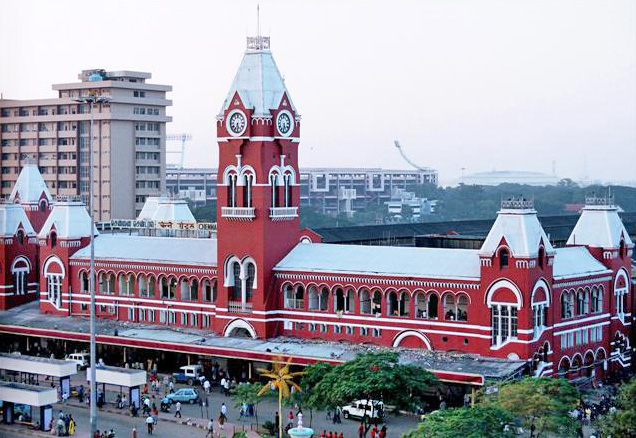
#> input picture Chennai_Central.jpg, 636 x 438 px
$ jupyter execute ex4.ipynb
#> lines starting #> are read from the running program, lines starting #| are printed output that depends on the picture
# Ex. No: 04
# IMAGE TRANSFORMATIONS

**Name:** EASWAR R    **Reg. No:** 212223230053
**Slot:** 4E6-1

[cell 1]
import cv2
import numpy as np
import matplotlib.pyplot as plt

[cell 2]
image = cv2.imread('Chennai_Central.jpg')
#> image is the input picture: shape (438, 636, 3); mean B, G, R 166.9, 154, 157

[cell 3]
image.shape
#> Out = (438, 636, 3)

[cell 4]
# Display the images.
plt.imshow(image[:,:,::-1])
plt.title('Original Image')
plt.show()

[cell 5]
# i) Image Translation
tx, ty = 100, 200  # Translation factors (shift by 100 pixels horizontally and 50 vertically)
M_translation = np.float32([[1, 0, tx], [0, 1, ty]])  # Translation matrix:
# [1, 0, tx] - Horizontal shift by tx
# [0, 1, ty] - Vertical shift by ty
translated_image = cv2.warpAffine(image, M_translation, (636, 438))
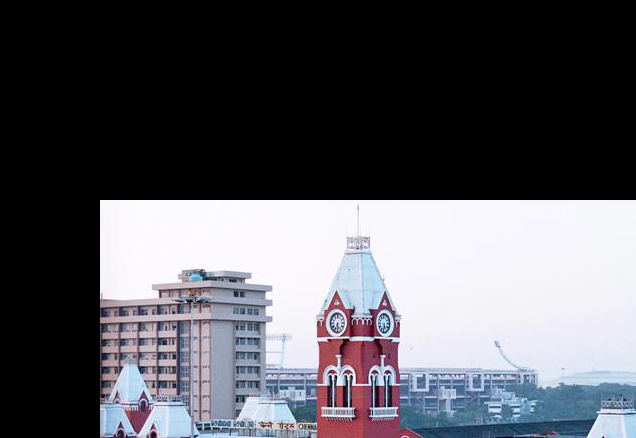
#> translated_image: shape (438, 636, 3); mean B, G, R 95.5, 89.6, 89.4

[cell 6]
plt.imshow(translated_image[:,:,::-1])
plt.title("Translated Image")
plt.axis('on')
plt.show()

[cell 7]
# Image Scaling
fx, fy = 2.0, 1.0
scaled_image = cv2.resize(image, None, fx=fx, fy=fy, interpolation=cv2.INTER_LINEAR)
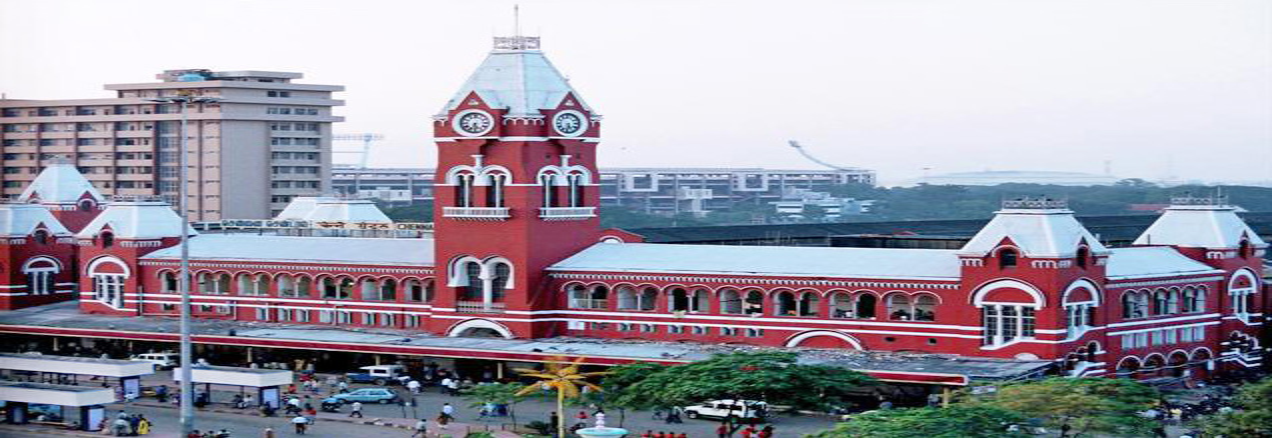
#> scaled_image: shape (438, 1272, 3); mean B, G, R 167, 154, 157.1

[cell 8]
plt.imshow(scaled_image[:,:,::-1])
plt.title("Scaled Image")
plt.axis('on')
plt.show()

[cell 9]
# Image Shearing
shear_matrix = np.float32([[1, 0.5, 0], [0.5, 1, 0]])
sheared_image = cv2.warpAffine(image, shear_matrix, (636, 438))
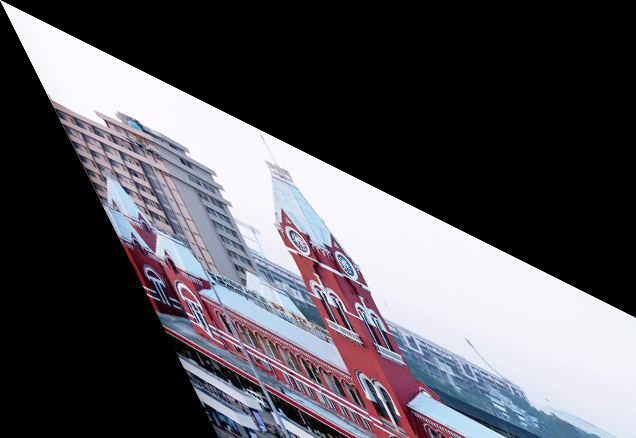
#> sheared_image: shape (438, 636, 3); mean B, G, R 89.8, 83.6, 85.7

[cell 10]
plt.imshow(sheared_image[:,:,::-1])
plt.title("Sheared Image")
plt.axis('on')
plt.show()

[cell 11]
# Image Reflection
reflected_image = cv2.flip(image, 2)  # Flip the image horizontally (1 means horizontal flip)
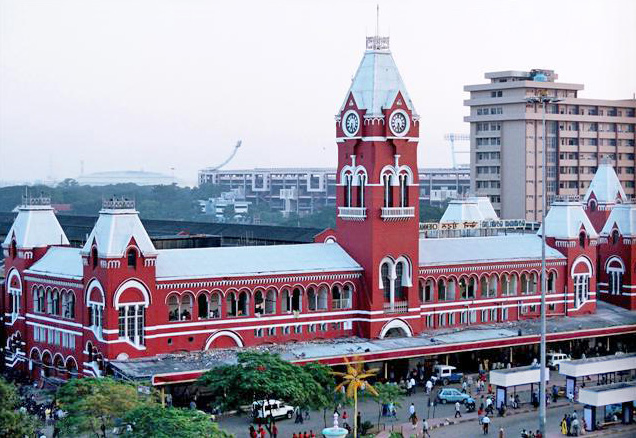
#> reflected_image: shape (438, 636, 3); mean B, G, R 166.9, 154, 157

# flip: 1 means horizontal flip, 0 would be vertical flip, -1 would flip both axes

[cell 12]
# Show original image
plt.figure(figsize=(10, 5))

plt.subplot(1, 2, 1)
plt.imshow(image[:, :, ::-1])
plt.title("Original Image")
plt.axis('off')

# Show reflected image
plt.subplot(1, 2, 2)
plt.imshow(reflected_image[:,:,::-1])
plt.title("Reflected Image")
plt.axis('off')

plt.tight_layout()
plt.show()
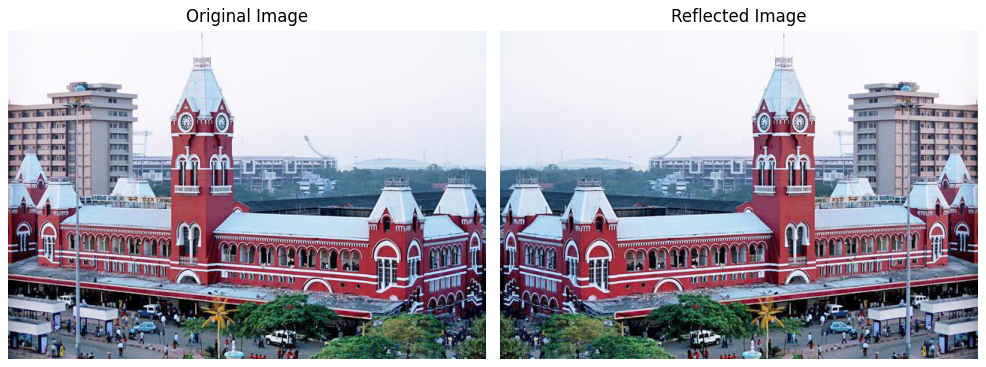
#> figure drawn by matplotlib, 2 panels

[cell 13]
# Image Rotation
(height, width) = image.shape[:2]  # Get the image height and width
#> height = 438; width = 636
angle = 45  # Rotation angle in degrees (rotate by 45 degrees)
center = (width // 2, height // 2)  # Set the center of rotation to the image center
#> center = (318, 219)
M_rotation = cv2.getRotationMatrix2D(center, angle, 1)  # Get the rotation matrix
# getRotationMatrix2D: Takes the center of rotation, angle, and scale factor (1 means no scaling)
rotated_image = cv2.warpAffine(image, M_rotation, (width, height))  # Apply rotation
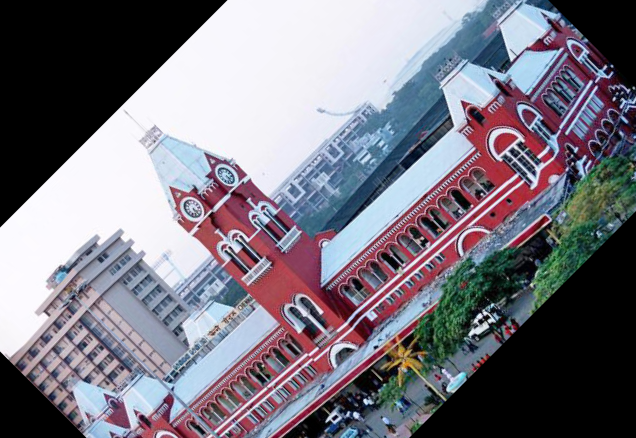
#> rotated_image: shape (438, 636, 3); mean B, G, R 129, 118.6, 121.9

[cell 14]
plt.imshow(cv2.cvtColor(rotated_image, cv2.COLOR_BGR2RGB))  # Display the rotated image
plt.title("Rotated Image")  # Set title
plt.axis('off')

[cell 15]
# Image Rotation

[cell 16]
image .shape    # height, width, channel
#> Out = (438, 636, 3)

[cell 17]
angle = 145
center = (636 // 2, 438 // 2)
M_rotation = cv2.getRotationMatrix2D(center, angle, 1)
# getRotationMatrix2D: Takes the center of rotation, angle, and scale factor (1 means no scaling)
rotated_image = cv2.warpAffine(image, M_rotation, (width, height))
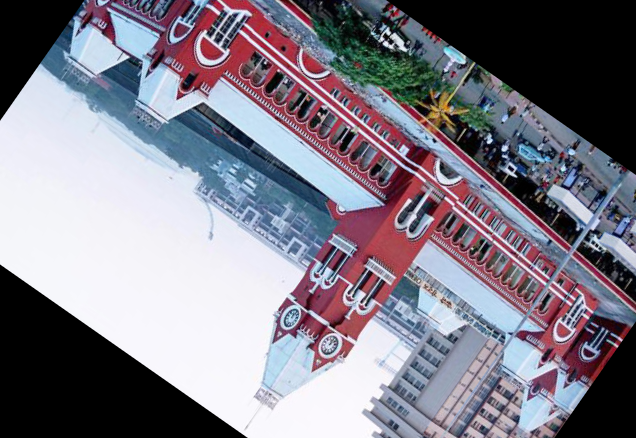
#> rotated_image: shape (438, 636, 3); mean B, G, R 136.2, 124.5, 128.2

[cell 18]
plt.imshow(rotated_image[:,:,::-1])  # Display the rotated image
plt.title("Rotated Image")  # Set title
plt.axis('off')
plt.show()

[cell 19]
# Image Cropping
x, y, w, h = 0, 0, 200, 150

cropped_image = image[y:y+h, x:x+w]   # Format: image[start_row:end_row, start_col:end_col]
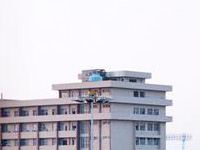
#> cropped_image: shape (150, 200, 3); mean B, G, R 215.8, 207.3, 209.5

[cell 20]
# Show original image
plt.figure(figsize=(10, 5))

plt.subplot(1, 2, 1)
plt.imshow(image[:, :, ::-1])
plt.title("Original Image")
plt.axis('on')

# Show reflected image
plt.subplot(1, 2, 2)
plt.imshow(cropped_image[:,:,::-1])
plt.title("Cropped Image")
plt.axis('on')

plt.tight_layout()
plt.show()
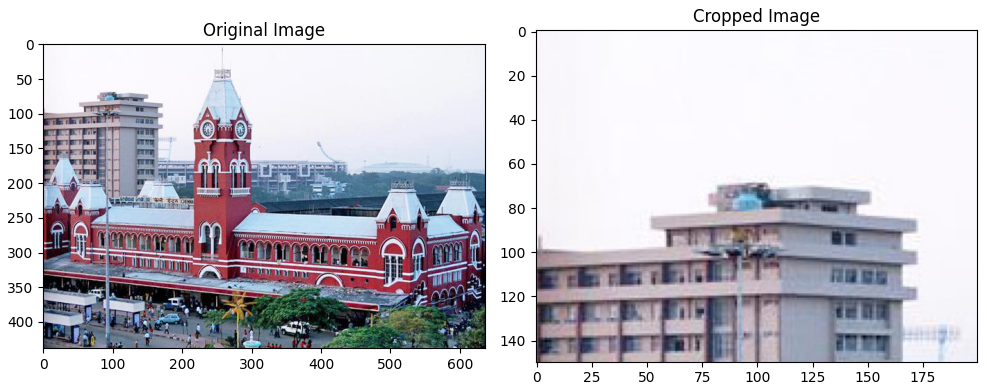
#> figure drawn by matplotlib, 2 panels
